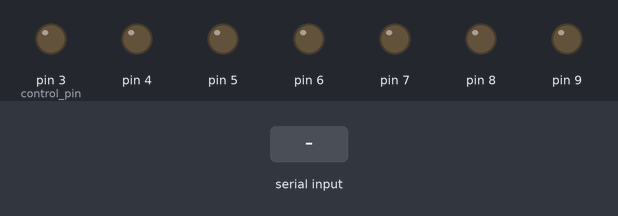
The sketch below on a simulated Arduino Uno, built with avr-gcc and run on an emulated ATmega328P. On the bench: output pins drawn as LEDs (lit = HIGH). Inputs (shaded band) come from the test bench. Pins used as bus, display or sensor lines are not drawn; what the sketch prints to the serial monitor is not drawn.

Above: at 1.2 s.
1.3 s: byte 41 (41) received over Serial
3.5 s: byte 127 (127) received over Serial
At 4.7 s:
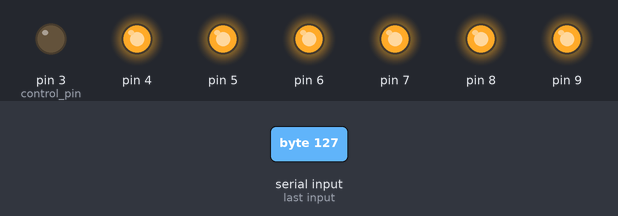
5.0 s: byte 127 (127) received over Serial
6.5 s: "Z" received over Serial
Timing chart, 0 to 9.0 s (numbered marks = the images above; inputs shaded):
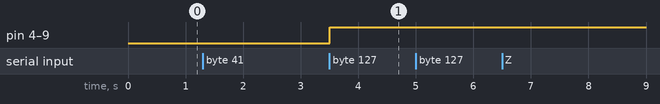

Measured:
- after the input at 1.3 s, every drawn part: stays the same
- after the input at 3.5 s, pin 4–9: LOW → HIGH at once
- after the input at 6.5 s, every drawn part: stays the same

The sketch:

virtual_input.ino
```cpp
/** Message translation table **
 * Write:
 *   40 - "Is there a GUI out there?"
 *   42 - "Ok GUI, got you."
 *   50 - "I'm already paired."
 *   91 - "Power toggle succeeded."
 *   92 - "Power toggle failed."
 * Read:
 *   41 - "Hi Arduino, GUI here."
 *   88 - "End connection."
 *   90 - "Power the board on and off."
 *   00 - "Button 3 changed state."
 *   01 - "Button 2 changed state."
 *   02 - "Button 1 changed state."
 *   03 - "Button 0 changed state."
 *   04 - "Switch 17 changed state."
 *   05 - "Switch 16 changed state."
 *   06 - "Switch 15 changed state."
 *   07 - "Switch 14 changed state."
 *   08 - "Switch 13 changed state."
 *   09 - "Switch 12 changed state."
 *   10 - "Switch 11 changed state."
 *   11 - "Switch 10 changed state."
 *   12 - "Switch 9 changed state."
 *   13 - "Switch 8 changed state."
 *   14 - "Switch 7 changed state."
 *   15 - "Switch 6 changed state."
 *   16 - "Switch 5 changed state."
 *   17 - "Switch 4 changed state."
 *   18 - "Switch 3 changed state."
 *   19 - "Switch 2 changed state."
 *   20 - "Switch 1 changed state."
 *   21 - "Switch 0 changed state."
 **/

/** Currently using only 4 output data pins due to limited availability. **/

byte power_pin = 2;
byte control_pin = 3;
int power_state = LOW;

int received;
byte bitread;
//bool is_sent = false;
bool is_connected = false;
bool is_power_blocked = false;

unsigned long beam_millis = millis(); // timestamp for last beam sent
//unsigned long sent_millis;            // ts for output clock state change
unsigned long input_millis;           // ts for last input received
unsigned long power_on_millis;        // ts for how long the board is on
unsigned long power_off_millis;       // ts for last power toggle

void setup()
{
  Serial.begin(9600);
  pinMode(2, OUTPUT);
  pinMode(3, OUTPUT);
  pinMode(4, OUTPUT);
  pinMode(5, OUTPUT);
  pinMode(6, OUTPUT);
  pinMode(7, OUTPUT);
  pinMode(8, OUTPUT);
  pinMode(9, OUTPUT);

  for (int j = 4; j<10; j++)
    digitalWrite(j, LOW);
}

void loop()
{
  while(!Serial.available()) {
    // Send beacon every 1 second
    if ((millis() - beam_millis) > 1000) {
      beam_millis = millis();
      if (is_connected)
        Serial.write(50);
      else
        Serial.write(40);
    }

    // Change output control signal state
    //if (is_sent && (millis() - sent_millis) > 100) {
    //  digitalWrite(control_pin, LOW);
    //  is_sent = false;
    //}

    // Unblock fpga power in 10 sec after last toggle
    if (is_power_blocked && (millis() - power_off_millis) > 10000)
      is_power_blocked = false;

    // Disconnect and turn off fpga if user is idle for 10 min
    if (is_connected && (millis() - input_millis) > 595000) {
      is_connected = false;
      if (power_state) {
        is_power_blocked = true;
        power_state = LOW;
        digitalWrite(power_pin, power_state);
        power_off_millis = millis();
      }
    }

    // Turn fpga off after 10 min of use
    if (power_state && (millis() - power_on_millis) > 600000) {
      is_power_blocked = true;
      power_state = LOW;
      digitalWrite(power_pin, power_state);
      power_off_millis = millis();
    }
  }
  input_millis = millis();
  received = Serial.read();

  // Confirm connection
  if (!is_connected) {
    if (received == 41) {
      Serial.write(42);
      is_connected = true;
    }
  }

  // Disconnect and power off fpga
  else if (received == 88) {
    is_connected = false;
    if (power_state) {
      is_power_blocked = true;
      power_off_millis = millis();
      power_state = LOW;
      digitalWrite(power_pin, power_state);
    }
  }

  // Read received byte as bits and set output pins
  else if (received >= 0 && received < 22) {
    for (int j = 0; j<6; j++) {
      bitread = bitRead(received, j);
      digitalWrite(j+4, bitread);
    }
    delay(1);
    digitalWrite(control_pin, HIGH);
    delay(1);
    digitalWrite(control_pin, LOW);
    //is_sent = true;
    //sent_millis = millis();
  }

  // Reset fpga to initial state
  else if (received == 127) {
    for (int j = 0; j<6; j++) {
      digitalWrite(j+4, HIGH);
    }
    delay(1);
    digitalWrite(control_pin, HIGH);
    delay(1);
    digitalWrite(control_pin, LOW);
    //is_sent = true;
    //sent_millis = millis();
  }

  // Toggle fpga power
  else if(received == 90) {
    if (is_power_blocked)
      Serial.write(92);
    else if (power_state) {
      is_power_blocked = true;
      power_off_millis = millis();
      power_state = LOW;
      digitalWrite(power_pin, power_state);
      Serial.write(91);
    } else {
      is_power_blocked = true;
      power_off_millis = millis();
      power_state = HIGH;
      digitalWrite(power_pin, power_state);
      Serial.write(91);
    }
  }
}
```
